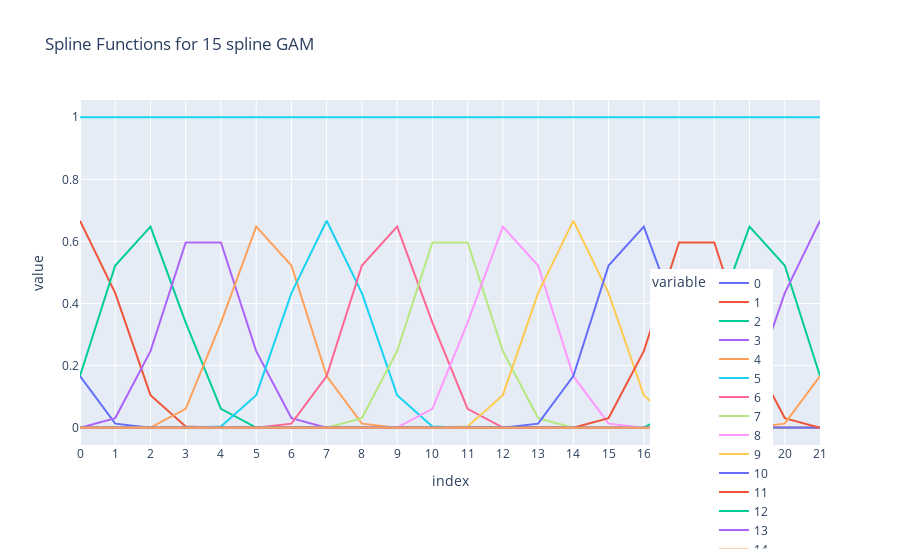

Notebook source saved alongside this figure:
### Code cell
plot = px.scatter(data_frame=matrix,
                  x= matrix.index,
                  y= matrix.columns,
                 title=f'Spline Functions for {splines} spline GAM')

for i in plot.data:
    i.update(mode='lines')

plot.update_layout(xaxis={'dtick':1},showlegend=True,
                   legend=dict(
                                orientation="h",
                                yanchor="bottom",
                                xanchor="right",x=.52,y=-.3))
#plot.update_yaxes(range=[0,500])
# dp.Report(dp.Plot(plot)).publish(name='Unweighted Spline Functions on Median Bike Rentals Per Hour',open=True,visibility=dp.Visibility.PUBLIC)
plot

### Figure 1 — Plotly figure (JSON) as saved in the notebook; plotly's stock layout.template omitted (floating-point values rounded to 4 significant figures)
{"data": [{"hovertemplate": "variable=0<br>index=%{x}<br>value=%{y}<extra></extra>", "legendgroup": "0", "marker": {"color": "#636efa", "symbol": "circle"}, "mode": "lines", "name": "0", "orientation": "v", "showlegend": true, "type": "scatter", "x": [0, 1, 2, 3, 4, 5, 6, 7, 8, 9, 10, 11, 12, 13, 14, 15, 16, 17, 18, 19, 20, 21], "xaxis": "x", "y": [0.1667, 0.01312, 0, 0, 0, 0, 0, 0, 0, 0, 0, 0, 0, 0, 0, 0, 0, 0, 0, 0, 0, 0], "yaxis": "y"}, {"hovertemplate": "variable=1<br>index=%{x}<br>value=%{y}<extra></extra>", "legendgroup": "1", "marker": {"color": "#EF553B", "symbol": "circle"}, "mode": "lines", "name": "1", "orientation": "v", "showlegend": true, "type": "scatter", "x": [0, 1, 2, 3, 4, 5, 6, 7, 8, 9, 10, 11, 12, 13, 14, 15, 16, 17, 18, 19, 20, 21], "xaxis": "x", "y": [0.6667, 0.4334, 0.105, 0.003887, 0, 0, 0, 0, 0, 0, 0, 0, 0, 0, 0, 0, 0, 0, 0, 0, 0, 0], "yaxis": "y"}, {"hovertemplate": "variable=2<br>index=%{x}<br>value=%{y}<extra></extra>", "legendgroup": "2", "marker": {"color": "#00cc96", "symbol": "circle"}, "mode": "lines", "name": "2", "orientation": "v", "showlegend": true, "type": "scatter", "x": [0, 1, 2, 3, 4, 5, 6, 7, 8, 9, 10, 11, 12, 13, 14, 15, 16, 17, 18, 19, 20, 21], "xaxis": "x", "y": [0.1667, 0.5224, 0.6477, 0.3387, 0.06074, 0.0004859, 0, 0, 0, 0, 0, 0, 0, 0, 0, 0, 0, 0, 0, 0, 0, 0], "yaxis": "y"}, {"hovertemplate": "variable=3<br>index=%{x}<br>value=%{y}<extra></extra>", "legendgroup": "3", "marker": {"color": "#ab63fa", "symbol": "circle"}, "mode": "lines", "name": "3", "orientation": "v", "showlegend": true, "type": "scatter", "x": [0, 1, 2, 3, 4, 5, 6, 7, 8, 9, 10, 11, 12, 13, 14, 15, 16, 17, 18, 19, 20, 21], "xaxis": "x", "y": [0, 0.0311, 0.2468, 0.5967, 0.5967, 0.2468, 0.0311, 0, 0, 0, 0, 0, 0, 0, 0, 0, 0, 0, 0, 0, 0, 0], "yaxis": "y"}, {"hovertemplate": "variable=4<br>index=%{x}<br>value=%{y}<extra></extra>", "legendgroup": "4", "marker": {"color": "#FFA15A", "symbol": "circle"}, "mode": "lines", "name": "4", "orientation": "v", "showlegend": true, "type": "scatter", "x": [0, 1, 2, 3, 4, 5, 6, 7, 8, 9, 10, 11, 12, 13, 14, 15, 16, 17, 18, 19, 20, 21], "xaxis": "x", "y": [0, 0, 0.0004859, 0.06074, 0.3387, 0.6477, 0.5224, 0.1667, 0.01312, 0, 0, 0, 0, 0, 0, 0, 0, 0, 0, 0, 0, 0], "yaxis": "y"}, {"hovertemplate": "variable=5<br>index=%{x}<br>value=%{y}<extra></extra>", "legendgroup": "5", "marker": {"color": "#19d3f3", "symbol": "circle"}, "mode": "lines", "name": "5", "orientation": "v", "showlegend": true, "type": "scatter", "x": [0, 1, 2, 3, 4, 5, 6, 7, 8, 9, 10, 11, 12, 13, 14, 15, 16, 17, 18, 19, 20, 21], "xaxis": "x", "y": [0, 0, 0, 0, 0.003887, 0.105, 0.4334, 0.6667, 0.4334, 0.105, 0.003887, 0, 0, 0, 0, 0, 0, 0, 0, 0, 0, 0], "yaxis": "y"}, {"hovertemplate": "variable=6<br>index=%{x}<br>value=%{y}<extra></extra>", "legendgroup": "6", "marker": {"color": "#FF6692", "symbol": "circle"}, "mode": "lines", "name": "6", "orientation": "v", "showlegend": true, "type": "scatter", "x": [0, 1, 2, 3, 4, 5, 6, 7, 8, 9, 10, 11, 12, 13, 14, 15, 16, 17, 18, 19, 20, 21], "xaxis": "x", "y": [0, 0, 0, 0, 0, 0, 0.01312, 0.1667, 0.5224, 0.6477, 0.3387, 0.06074, 0.0004859, 0, 0, 0, 0, 0, 0, 0, 0, 0], "yaxis": "y"}, {"hovertemplate": "variable=7<br>index=%{x}<br>value=%{y}<extra></extra>", "legendgroup": "7", "marker": {"color": "#B6E880", "symbol": "circle"}, "mode": "lines", "name": "7", "orientation": "v", "showlegend": true, "type": "scatter", "x": [0, 1, 2, 3, 4, 5, 6, 7, 8, 9, 10, 11, 12, 13, 14, 15, 16, 17, 18, 19, 20, 21], "xaxis": "x", "y": [0, 0, 0, 0, 0, 0, 0, 0, 0.0311, 0.2468, 0.5967, 0.5967, 0.2468, 0.0311, 0, 0, 0, 0, 0, 0, 0, 0], "yaxis": "y"}, {"hovertemplate": "variable=8<br>index=%{x}<br>value=%{y}<extra></extra>", "legendgroup": "8", "marker": {"color": "#FF97FF", "symbol": "circle"}, "mode": "lines", "name": "8", "orientation": "v", "showlegend": true, "type": "scatter", "x": [0, 1, 2, 3, 4, 5, 6, 7, 8, 9, 10, 11, 12, 13, 14, 15, 16, 17, 18, 19, 20, 21], "xaxis": "x", "y": [0, 0, 0, 0, 0, 0, 0, 0, 0, 0.0004859, 0.06074, 0.3387, 0.6477, 0.5224, 0.1667, 0.01312, 0, 0, 0, 0, 0, 0], "yaxis": "y"}, {"hovertemplate": "variable=9<br>index=%{x}<br>value=%{y}<extra></extra>", "legendgroup": "9", "marker": {"color": "#FECB52", "symbol": "circle"}, "mode": "lines", "name": "9", "orientation": "v", "showlegend": true, "type": "scatter", "x": [0, 1, 2, 3, 4, 5, 6, 7, 8, 9, 10, 11, 12, 13, 14, 15, 16, 17, 18, 19, 20, 21], "xaxis": "x", "y": [0, 0, 0, 0, 0, 0, 0, 0, 0, 0, 0, 0.003887, 0.105, 0.4334, 0.6667, 0.4334, 0.105, 0.003887, 0, 0, 0, 0], "yaxis": "y"}, {"hovertemplate": "variable=10<br>index=%{x}<br>value=%{y}<extra></extra>", "legendgroup": "10", "marker": {"color": "#636efa", "symbol": "circle"}, "mode": "lines", "name": "10", "orientation": "v", "showlegend": true, "type": "scatter", "x": [0, 1, 2, 3, 4, 5, 6, 7, 8, 9, 10, 11, 12, 13, 14, 15, 16, 17, 18, 19, 20, 21], "xaxis": "x", "y": [0, 0, 0, 0, 0, 0, 0, 0, 0, 0, 0, 0, 0, 0.01312, 0.1667, 0.5224, 0.6477, 0.3387, 0.06074, 0.0004859, 0, 0], "yaxis": "y"}, {"hovertemplate": "variable=11<br>index=%{x}<br>value=%{y}<extra></extra>", "legendgroup": "11", "marker": {"color": "#EF553B", "symbol": "circle"}, "mode": "lines", "name": "11", "orientation": "v", "showlegend": true, "type": "scatter", "x": [0, 1, 2, 3, 4, 5, 6, 7, 8, 9, 10, 11, 12, 13, 14, 15, 16, 17, 18, 19, 20, 21], "xaxis": "x", "y": [0, 0, 0, 0, 0, 0, 0, 0, 0, 0, 0, 0, 0, 0, 0, 0.0311, 0.2468, 0.5967, 0.5967, 0.2468, 0.0311, 0], "yaxis": "y"}, {"hovertemplate": "variable=12<br>index=%{x}<br>value=%{y}<extra></extra>", "legendgroup": "12", "marker": {"color": "#00cc96", "symbol": "circle"}, "mode": "lines", "name": "12", "orientation": "v", "showlegend": true, "type": "scatter", "x": [0, 1, 2, 3, 4, 5, 6, 7, 8, 9, 10, 11, 12, 13, 14, 15, 16, 17, 18, 19, 20, 21], "xaxis": "x", "y": [0, 0, 0, 0, 0, 0, 0, 0, 0, 0, 0, 0, 0, 0, 0, 0, 0.0004859, 0.06074, 0.3387, 0.6477, 0.5224, 0.1667], "yaxis": "y"}, {"hovertemplate": "variable=13<br>index=%{x}<br>value=%{y}<extra></extra>", "legendgroup": "13", "marker": {"color": "#ab63fa", "symbol": "circle"}, "mode": "lines", "name": "13", "orientation": "v", "showlegend": true, "type": "scatter", "x": [0, 1, 2, 3, 4, 5, 6, 7, 8, 9, 10, 11, 12, 13, 14, 15, 16, 17, 18, 19, 20, 21], "xaxis": "x", "y": [0, 0, 0, 0, 0, 0, 0, 0, 0, 0, 0, 0, 0, 0, 0, 0, 0, 0, 0.003887, 0.105, 0.4334, 0.6667], "yaxis": "y"}, {"hovertemplate": "variable=14<br>index=%{x}<br>value=%{y}<extra></extra>", "legendgroup": "14", "marker": {"color": "#FFA15A", "symbol": "circle"}, "mode": "lines", "name": "14", "orientation": "v", "showlegend": true, "type": "scatter", "x": [0, 1, 2, 3, 4, 5, 6, 7, 8, 9, 10, 11, 12, 13, 14, 15, 16, 17, 18, 19, 20, 21], "xaxis": "x", "y": [0, 0, 0, 0, 0, 0, 0, 0, 0, 0, 0, 0, 0, 0, 0, 0, 0, 0, 0, 0, 0.01312, 0.1667], "yaxis": "y"}, {"hovertemplate": "variable=15<br>index=%{x}<br>value=%{y}<extra></extra>", "legendgroup": "15", "marker": {"color": "#19d3f3", "symbol": "circle"}, "mode": "lines", "name": "15", "orientation": "v", "showlegend": true, "type": "scatter", "x": [0, 1, 2, 3, 4, 5, 6, 7, 8, 9, 10, 11, 12, 13, 14, 15, 16, 17, 18, 19, 20, 21], "xaxis": "x", "y": [1, 1, 1, 1, 1, 1, 1, 1, 1, 1, 1, 1, 1, 1, 1, 1, 1, 1, 1, 1, 1, 1], "yaxis": "y"}], "layout": {"legend": {"orientation": "h", "title": {"text": "variable"}, "tracegroupgap": 0, "x": 0.52, "xanchor": "right", "y": -0.3, "yanchor": "bottom"}, "showlegend": true, "title": {"text": "Spline Functions for 15 spline GAM"}, "xaxis": {"anchor": "y", "domain": [0, 1], "dtick": 1, "title": {"text": "index"}}, "yaxis": {"anchor": "x", "domain": [0, 1], "title": {"text": "value"}}}}
